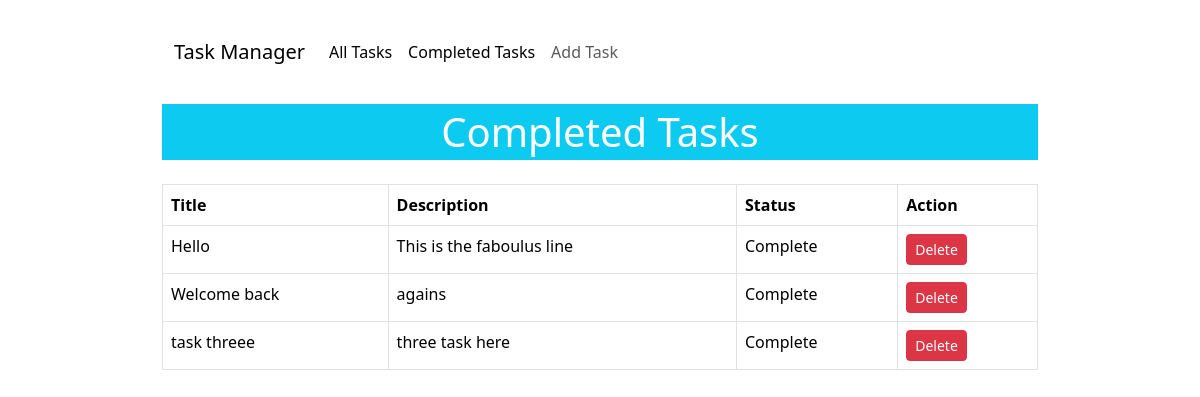
The page /completed_task/ on the database as committed earlier.
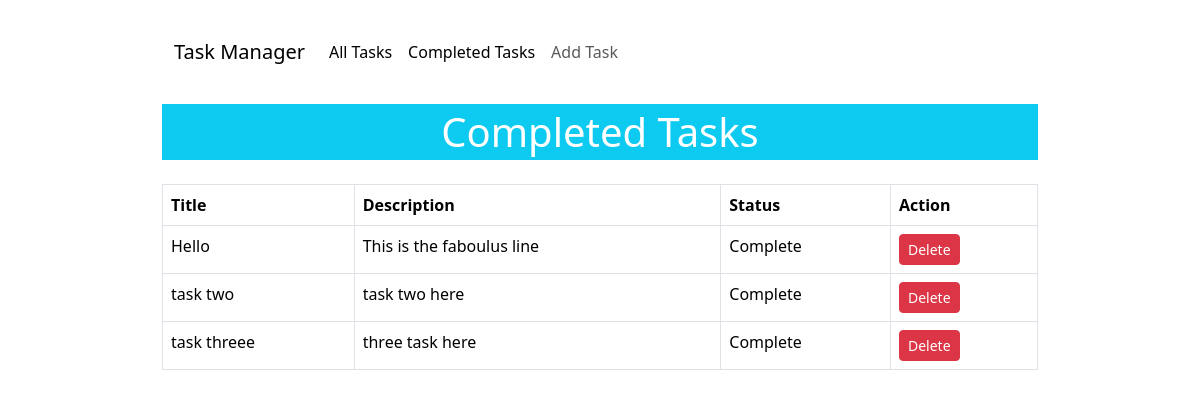
The same page on the database as committed later.
### task_manager/models.py (models this page shows)
class TaskStoreModel(models.Model):
    choices_status = (
        ('Incomplete', 'Incomplete'),
        ('Complete', 'Complete')
    )
    title = models.CharField(max_length=50)
    desc = models.CharField(max_length=200)
    status = models.CharField(max_length=30, choices=choices_status, default='Incomplete')

### task_manager/views.py (the view)
# urls.py: path('completed_task/', DisplayCompletedTasks.as_view(), name='completed_task'),
class DisplayCompletedTasks(ListView):
    model = TaskStoreModel
    context_object_name = 'tasks'
    template_name = 'completed_task.html'
    def get_queryset(self):
        return TaskStoreModel.objects.filter(status='Complete')

### task_manager/templates/completed_task.html
{% extends 'layout.html' %}
{% block content %}
    <h1 class="text-center bg-info text-white mb-4 py-1">Completed Tasks</h1>
    {% if tasks %}
        <table class="table table-bordered">
            <thead>
                <tr>
                    <th scope="col">Title</th>
                    <th scope="col">Description</th>
                    <th scope="col">Status</th>
                    <th scope="col">Action</th>
                </tr>
            </thead>
            <tbody>
                {% for task in tasks %}
                    <tr>
                        <td>{{task.title}}</td>
                        <td>{{task.desc}}</td>
                        <td>{{task.status}}</td>
                        <td><a class="btn btn-danger btn-sm" href="{% url 'delete_book' pk=task.id %}">Delete</a></td>
                    </tr>
                {% endfor %}
            </tbody>
        </table>
    {% else %}
        <h1>No Data Found</h1>
    {% endif %}
{% endblock %}

Rows that differ between the two databases and show on the page:
removed TaskStoreModel: title "Welcome back", desc "agains", status "Complete"
now on this page (row edited): TaskStoreModel: title "task two", desc "task two here", status "Complete"
